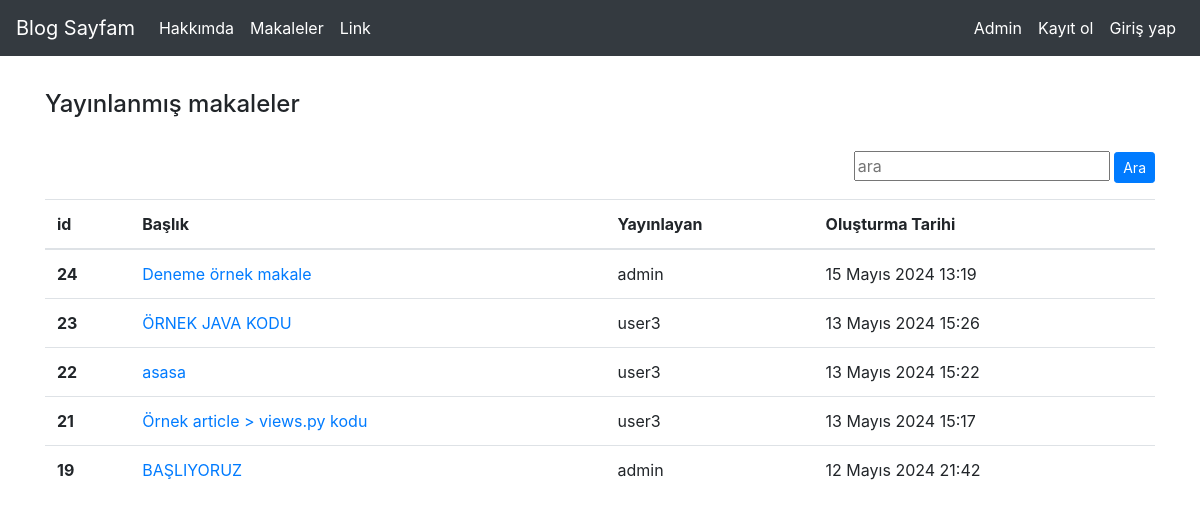
The app's page /articles/ with its own data.
### article/models.py (models this page shows, shortened)
class Article(models.Model):
    author = models.ForeignKey("auth.User",on_delete = models.CASCADE,verbose_name="Yazar")#bu alanımız user tablosunu işaret ediyor diyoruz
    title = models.CharField(max_length = 50,verbose_name="Başlık")
    content = RichTextField(verbose_name="İçerik")
    created_date =  models.DateTimeField(auto_now_add=True,verbose_name="Oluşturulma Tarihi")
    article_image = models.FileField(blank=True,null=True,verbose_name="Medya Kısmı")
    class Meta:
        ordering = ['-created_date']
    """
    ------->>  models.py dosyasındayız

---------------------------------------------------------------------------
    1 - yeni sınıf oluşturduk ve otomatik import idilen models içerisinden miras aldık
    2 - author oluşturduk o kısmı gpt ile araştır biraz karışık
    3- title,content,created_date oluşturduk

    !!! yukarıda oluşturduğumuz modeli kaydetmemiz gerekiyor o yüzden admin.py dosyasına gidiyoruz
---------------------------------------------------------------------------

    ------->> admin.py dosyasındayız

    1- oluşturduğumuz models klasöründen oluşturduğumuz sınıfı import ediyoruz (nesne tabanlı programlama hatırlarsın)
        .models = yani bulunduğumuz klasörden models isimli dosyayı al ve onun içinden sadece Article sınıfını import et
    2- admin panelinde göstermek için kayıt(register) etmemiz gerekiyor
        admin.site.register(model adı)

    !!! bu kısım bitti ama biz app oluşturup bunu django'ya söylemedik şimdide settings.py dosyasında onu belirtiyoruz
---------------------------------------------------------------------------


    ------->> settings.py

    1- oluşturduğumuz article app'ini installed_apps listesine ekliyoruz
        'article', yapmamız yeterli


    !!! oluşturduğumuz article app'inin içindeki modelleri veritabanında oluşturmadık şimdi onları yapıyoruz

---------------------------------------------------------------------------
*** her yeni model oluşturduğumuzda makemigrations yapmamız gerekiyor
    ------->> terminale gidiyoruz

    1- python manege.py makemigrations'u yapıp oluşturduğumuz programdaki migrationsa getirtiyoruz (kod sayesinde)

    bu işlemi yaptıktan sonra otomatik olarak oluşan 0001_inital.py dosyasına gidiyoruz

    2- python manage.py migrate yapıyoruz

    bu neden yaptık çünkü makemigrations ile oluşturduğumuz migrations dosyasını(0001_initial.py) migrate etmiş olduk
    (yani veritabanımızda oluşturduğumuz tabloyu kaydettik bu sayede gidip kontol edebilirsin ve admin sayfasından girdiğinde article sayfasında bu tabloyu görebileceksin)
    yani admin panelindeki article içindeki article_article'yi oluşturduk,migrate ettik



    ------->> 0001_initial.py gidiyoruz

    1-biz tablomuzu oluştururken id ve primary key belirtmediğimiz için migrations yaptığımızda django bunu algılayıp otomatik olarak tabloya ekler (ai yani otomatik arttırımlı)

---------------------------------------------------------------------------
    ------->> sitenin admin sayfasından article ekle kısmına gidiyoruz

    1- author yani article yazan kişi admin kullanıcıları arasından seçiyoruz
    2- created_date neden yok çünkü onu auto_now_add=True yaptığımız için biz vermiyoruz otomatik alıyor
    3- oluşturduğumuz article'nin yazarı silinirse article de silinir çünkü tabloyu oluştururken author'a on_delete = models.CASCADE verdik

    """

### article/views.py (the view)
# urls.py: path('',views.articles,name= 'articles'),
def articles(request):
    keyword = request.GET.get("keyword")
    if keyword:
        articles = Article.objects.filter(title__contains = keyword) # FİLTER İÇİNDEKİ İŞLEMLER :
        return render(request,'articles.html',{'articles':articles}) #if koşula girerse siteyi renderla ve sadece aranılan değeri göster
    articles = Article.objects.all()# if değerine girmezse veritabanındaki tüm değerleri al ve ata
    return render(request,'articles.html',{'articles':articles})# atanmış tüm makaleleri ekranda göster (makaleler sitesi aramasız)

### templates/articles.html (shortened to what this page needs)
{% extends 'layout.html' %}
{% block body %}
<h4> Yayınlanmış makaleler</h4>
<br>
<form style="float: right;" >
  <input type="text" maxlength="64" name="keyword" placeholder="ara">
  <button type="submit" class="btn btn-primary btn-sm">Ara</button>
</form>
      {% if articles %}
      <table class="table table-hover">
        <thead>
          <tr>
            <th scope="col">id</th>
            <th scope="col">Başlık</th>
            <th scope="col">Yayınlayan</th>
            <th scope="col">Oluşturma Tarihi</th>
          </tr>
        </thead>
        <tbody>
          <br> <br>
      {% for article in articles  %}
      <tr>
        <th scope="row">{{article.id}}</th>
        <td> <a href="{% url 'article:detail' article.id %}"> {{article.title}}</a></td>
        <td>{{article.author.username}}</td>
        <td>{{article.created_date}}</td>
      </tr>
      {% endfor %}
      {% endif %}
    </tbody>
  </table>
{% endblock body %}

### records on screen
Article: id "24", title "Deneme örnek makale", author.username "admin", created_date "15 Mayıs 2024 13:19"
Article: id "23", title "ÖRNEK JAVA KODU", author.username "user3", created_date "13 Mayıs 2024 15:26"
Article: id "22", title "asasa", author.username "user3", created_date "13 Mayıs 2024 15:22"
Article: id "21", title "Örnek article > views.py kodu", author.username "user3", created_date "13 Mayıs 2024 15:17"
Article: id "19", title "BAŞLIYORUZ", author.username "admin", created_date "12 Mayıs 2024 21:42"
